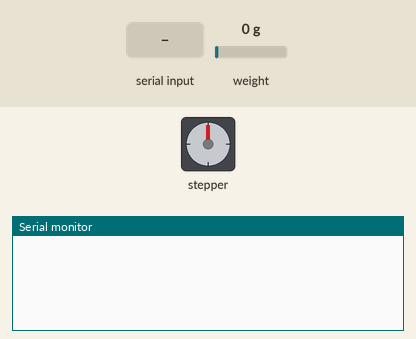
Simulated run of this sketch. Board: Arduino Uno, built with avr-gcc and run on an emulated ATmega328P. On the bench: stepper motor, the last lines printed to the serial monitor. Wiring (inferred from the names in the program): stepper motor driver (200 steps per turn assumed): step pin 7; direction pin 6; enable pin 5. Inputs (shaded band) come from the test bench; at power-on: weight on the scale 0 g.

Above: at 2.2 s.
2.3 s: "l" received over Serial
At 2.61 s:
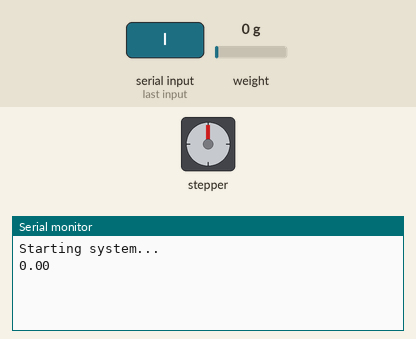
3.9 s: "q" received over Serial
At 6.8 s:
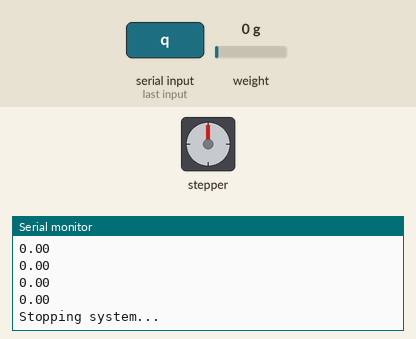

Measured:
- after the input at 2.3 s, the serial monitor: prints a new line at once (image 1)
- after the input at 3.9 s, the serial monitor: prints a new line after 1.4 s (image 2)

The sketch:

testbed_calibrated.ino
```cpp
#include "HX711.h"  // HX711 라이브러리를 사용

// 스텝모터 핀 설정
int PUL = 7;  // Pulse pin
int DIR = 6;  // Direction pin
int ENA = 5;  // Enable Pin

// 로드셀 핀 설정
#define LOADCELL_DOUT_PIN  3  // HX711의 DT 핀 연결
#define LOADCELL_SCK_PIN  2   // HX711의 SCK 핀 연결

HX711 scale;

static bool systemRunning = false;
static bool systemStopped = false;

void setup() {
  // 스텝모터 핀 초기화
  pinMode(PUL, OUTPUT);
  pinMode(DIR, OUTPUT);
  pinMode(ENA, OUTPUT);
  digitalWrite(ENA, HIGH);  // 모터 활성화

  // 시리얼 통신 시작
  Serial.begin(115200);

  // 로드셀 초기화
  scale.begin(LOADCELL_DOUT_PIN, LOADCELL_SCK_PIN);  // HX711 초기화
  scale.set_scale(-46655);  // 보정된 스케일 팩터 설정
  scale.tare();  // 영점 조정

}

void loop() {

  // 사용자 입력 처리
  if (Serial.available() > 0) {
    char input = Serial.read();  // 시리얼 모니터에서 입력된 첫 번째 문자 읽기

    if (input == 'l') {  // 'l'로 시작하는 경우 'load' 명령으로 처리
      Serial.println("Starting system...");
      systemRunning = true;
      systemStopped = false;
    }

    if (input == 'q') {  // 'q'가 입력되면 시스템 중지
      Serial.println("Stopping system...");
      systemRunning = false;
      systemStopped = true;
    }
  }

  // 시스템이 실행 중일 때만 동작
  if (systemRunning && !systemStopped)
  {
    for (int i = 0; i < 5; i++)    //Forward 5 steps
    {
      digitalWrite(PUL, HIGH);
      delayMicroseconds(200);
      digitalWrite(PUL, LOW);
      delayMicroseconds(200);
    }

    // 로드셀 값 10번 측정
    for (int i = 0; i < 10; i++) {
      float weight = scale.get_units(1);  // 1회 측정
      Serial.println(weight, 2);  // 2자리 소수점까지 출력
      delay(200);  // 200ms 간격으로 측정
    }
  }

  // 시스템이 멈추면 아무 작업도 하지 않음
  if (systemStopped) {
    delay(100);
  }
}
```
